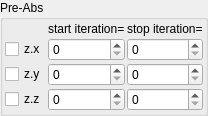
    <widget class="QGroupBox" name="groupBox">
     <property name="title">
      <string>Pre-Abs</string>
     </property>
     <layout class="QVBoxLayout" name="verticalLayout_3" stretch="0">
      <property name="spacing">
       <number>2</number>
      </property>
      <property name="leftMargin">
       <number>2</number>
      </property>
      <property name="topMargin">
       <number>2</number>
      </property>
      <property name="rightMargin">
       <number>2</number>
      </property>
      <property name="bottomMargin">
       <number>2</number>
      </property>
      <item>
       <layout class="QGridLayout" name="gridLayout_8" columnstretch="0,1,1">
        <property name="spacing">
         <number>2</number>
        </property>
        <item row="1" column="1">
         <widget class="MySpinBox" name="spinboxInt_transf_start_iterations_X">
          <property name="enabled">
           <bool>true</bool>
          </property>
          <property name="sizePolicy">
           <sizepolicy hsizetype="Minimum" vsizetype="Maximum">
            <horstretch>0</horstretch>
            <verstretch>0</verstretch>
           </sizepolicy>
          </property>
          <property name="maximum">
           <number>999</number>
          </property>
         </widget>
        </item>
        <item row="3" column="0">
         <widget class="MyCheckBox" name="checkBox_transf_function_enabledAz_false">
          <property name="text">
           <string notr="true">z.z</string>
          </property>
         </widget>
        </item>
        <item row="3" column="1">
         <widget class="MySpinBox" name="spinboxInt_transf_start_iterations_Z">
          <property name="enabled">
           <bool>true</bool>
          </property>
          <property name="sizePolicy">
           <sizepolicy hsizetype="Minimum" vsizetype="Maximum">
            <horstretch>0</horstretch>
            <verstretch>0</verstretch>
           </sizepolicy>
          </property>
          <property name="maximum">
           <number>999</number>
          </property>
         </widget>
        </item>
        <item row="1" column="0">
         <widget class="MyCheckBox" name="checkBox_transf_function_enabledAx">
          <property name="text">
           <string notr="true">z.x</string>
          </property>
         </widget>
        </item>
        <item row="2" column="1">
         <widget class="MySpinBox" name="spinboxInt_transf_start_iterations_Y">
          <property name="enabled">
           <bool>true</bool>
          </property>
          <property name="sizePolicy">
           <sizepolicy hsizetype="Minimum" vsizetype="Maximum">
            <horstretch>0</horstretch>
            <verstretch>0</verstretch>
           </sizepolicy>
          </property>
          <property name="maximum">
           <number>999</number>
          </property>
         </widget>
        </item>
        <item row="2" column="0">
         <widget class="MyCheckBox" name="checkBox_transf_function_enabledAy">
          <property name="text">
           <string notr="true">z.y</string>
          </property>
         </widget>
        </item>
        <item row="1" column="2">
         <widget class="MySpinBox" name="spinboxInt_transf_stop_iterations_X">
          <property name="enabled">
           <bool>true</bool>
          </property>
          <property name="sizePolicy">
           <sizepolicy hsizetype="Minimum" vsizetype="Maximum">
            <horstretch>0</horstretch>
            <verstretch>0</verstretch>
           </sizepolicy>
          </property>
          <property name="maximum">
           <number>999</number>
          </property>
         </widget>
        </item>
        <item row="3" column="2">
         <widget class="MySpinBox" name="spinboxInt_transf_stop_iterations_Z">
          <property name="enabled">
           <bool>true</bool>
          </property>
          <property name="sizePolicy">
           <sizepolicy hsizetype="Minimum" vsizetype="Maximum">
            <horstretch>0</horstretch>
            <verstretch>0</verstretch>
           </sizepolicy>
          </property>
          <property name="maximum">
           <number>999</number>
          </property>
         </widget>
        </item>
        <item row="2" column="2">
         <widget class="MySpinBox" name="spinboxInt_transf_stop_iterations_Y">
          <property name="enabled">
           <bool>true</bool>
          </property>
          <property name="sizePolicy">
           <sizepolicy hsizetype="Minimum" vsizetype="Maximum">
            <horstretch>0</horstretch>
            <verstretch>0</verstretch>
           </sizepolicy>
          </property>
          <property name="maximum">
           <number>999</number>
          </property>
         </widget>
        </item>
        <item row="0" column="1">
         <widget class="QLabel" name="label_281">
          <property name="text">
           <string>start iteration=</string>
          </property>
         </widget>
        </item>
        <item row="0" column="2">
         <widget class="QLabel" name="label_282">
          <property name="text">
           <string>stop iteration=</string>
          </property>
         </widget>
        </item>
       </layout>
      </item>
     </layout>
    </widget>
